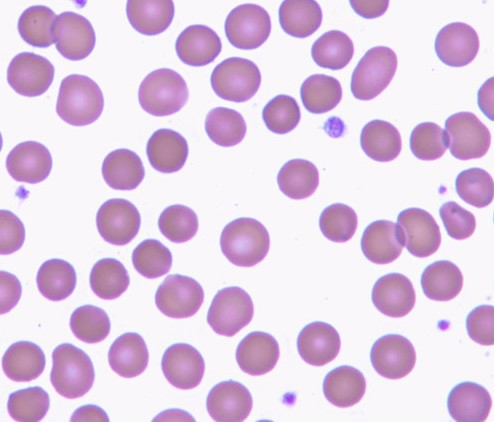
#> input picture Counting Cells/images/cell_0.jpg, 494 x 422 px; its folder holds only this picture in this run
$ jupyter execute --allow-errors 'Counting Cells.ipynb'
#> lines starting #> are read from the running program, lines starting #| are printed output that depends on the picture
[cell 1]
from IPython.core.interactiveshell import InteractiveShell
InteractiveShell.ast_node_interactivity = 'all'

# Counting the number of cells in an image
Images of blood cells under microscope are going to be used in this project. Firstly, the images are going to be preprocessed using thresholding in order to segment the images into a background (black color) and foregrand class (white). Once this is done, the next step is to count the number of cells using the connected component algorithm in the binary image.

### Importing libraries

[cell 2]
import cv2
import glob
import numpy as np
import matplotlib.pyplot as plt
import pandas as pd

### Loading the test images from path

[cell 3]
def get_imgs_from_path(path, *format_images):
#> called with path = 'images/'
    format_images = list(format_images)
    files = []
    [files.extend(glob.glob(path + '*.' + f)) for f in format_images]
    images = [cv2.imread(file) for file in files]
#> images = 1 item
    return images

images = get_imgs_from_path('images/','jpg')
#> images = 1 item


$ run again, on Counting Cells/images/cell_4.jpg
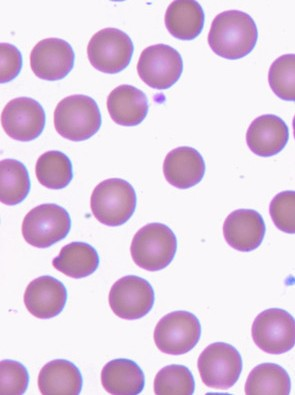
#> input picture Counting Cells/images/cell_4.jpg, 295 x 395 px
#> in get_imgs_from_path, `images = [cv2.imread(file) for file in files]`: images = 1 item

$ run again, on Counting Cells/images/cell_5.jpg
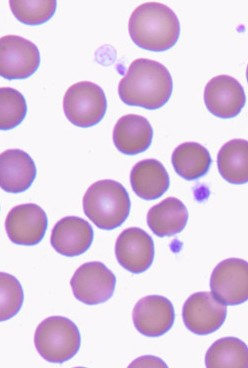
#> input picture Counting Cells/images/cell_5.jpg, 248 x 368 px
#> in get_imgs_from_path, `images = [cv2.imread(file) for file in files]`: images = 1 item

$ run again, on Counting Cells/images/cell_6.jpg
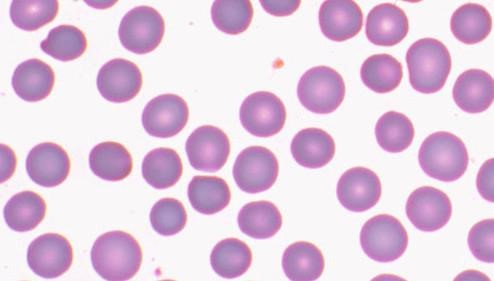
#> input picture Counting Cells/images/cell_6.jpg, 494 x 281 px
#> in get_imgs_from_path, `images = [cv2.imread(file) for file in files]`: images = 1 item

$ run again, on Counting Cells/images/cell_1.jpg
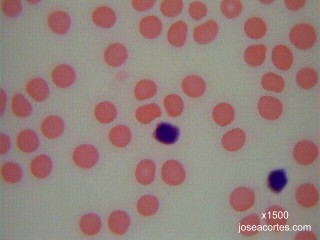
#> input picture Counting Cells/images/cell_1.jpg, 320 x 240 px
#> in get_imgs_from_path, `images = [cv2.imread(file) for file in files]`: images = 1 item
